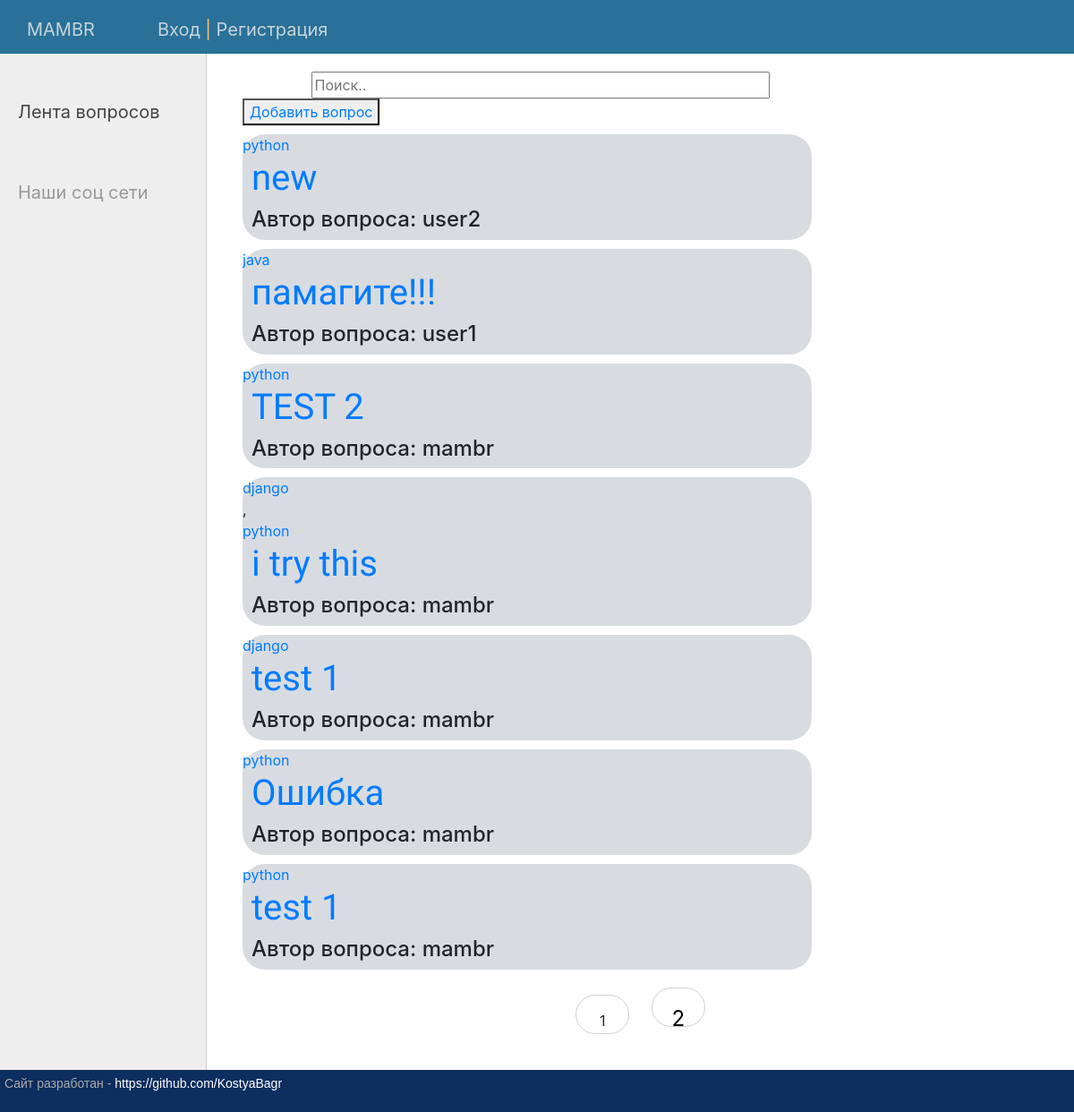
The page / on the database its author committed.
### blog/models.py (models this page shows, shortened)
class Questions(models.Model):
    author = models.ForeignKey(settings.AUTH_USER_MODEL,on_delete=models.CASCADE,verbose_name='Владелец статьи',default='')
    q_name = models.CharField(max_length=255, verbose_name='Вопрос')
    slug = models.SlugField(max_length=255, db_index=True, verbose_name='URL')  # unique= поле уникальное
    tags = TaggableManager()
    q_text = models.TextField(verbose_name='Контент',default='')
    is_published = models.BooleanField(default=True, verbose_name='Состояние публикации')
    time_create = models.DateTimeField(auto_now_add=True, verbose_name='Время создания')
    def get_absolute_url(self):
        return reverse('question', kwargs={'q_pk': self.pk})
    class Meta:
        verbose_name = 'Вопрос'
        verbose_name_plural = 'Вопросы'
        ordering = ('time_create',)

### user_profile/models.py (models this page shows, shortened)
class MyUserProfile(AbstractUser):
    email = models.EmailField(blank=True, null=True, default='', verbose_name='Почта пользователя')
    photo = models.ImageField(upload_to='users_photo/%Y/%m/%d', blank=True,null=True)
    bio = models.TextField(blank=True, null=True, default='', verbose_name='Описание профиля пользователя')
    def __str__(self):
        return self.username

### blog/views.py (the view)
# urls.py: path('', MainListVIew.as_view(), name='home'),
class MainListVIew(TagMixin, DataMixin, ListView):
    paginate_by = 7
    model = Questions  # выбирает все записи из таблицы и отображает их в виде списка
    template_name = 'blog/all_questions.html'
    context_object_name = 'posts'
    def get_context_data(self, *, object_list=None,
                         **kwargs):  # формирует динамический и статический контекст, который передается в шаблон
        context = super().get_context_data(**kwargs)  # получаем уже сформированый контекст ListView
        c_def = self.get_user_context(title='Главная страница - Mambr')
        return {**context, **c_def}  # объядиняем словарь
    def get_queryset(self, *, object_list=None, **kwargs):
        q = self.request.GET.get("search", '')
        object_list = Questions.objects.filter(Q(q_name__icontains=q))
        return object_list.filter(is_published=True).order_by('-time_create')

### blog/utils.py (called while the page is built)
    def get_user_context(self, **kwargs):  # метод создает контекст для шаблона
        context = kwargs  # формируем словарь из параметров переданных ф-ией get_user_context
        context['cat_selected'] = 0
        return context

### blog/views.py (called while the page is built)
    def get_context_data(self, **kwargs):
        context = super(TagMixin, self).get_context_data(**kwargs)
        context['tags'] = Tag.objects.all()
        return context

### blog/templates/blog/all_questions.html
{% extends 'blog/base.html' %}
{% block content %}
<td valign="top" class="content">
	<div class="topnav">
	 <form  action="{% url 'home' %}">
		 {% if posts %}
				<input class="srch" type="text" name="search" placeholder="Поиск..">
		 {% else %}
		 	<input class="srch2" type="text" name="search" placeholder="Поиск..">
		 		<h1>По вашему запросу ничего не найдено</h1>
		 {% endif %}
			</form>
    </div>
	<button><a class="add_question" href="{% url 'add_q' %}">Добавить вопрос</a></button>
{% for i in posts %}
<div class="main_cards">
{% for tag in i.tags.all %}
        <a href="{% url 'taggit' tag.slug %}">
            {{ tag.name }}
        </a>
        {% if not forloop.last %}, {% endif %}
    {% endfor %}
<h1><a  href="{{i.get_absolute_url}}" class="q_name">{{i.q_name}}</a></h1>
<h4 class="question_author">Автор вопроса: {{i.author}}</h4>
</div>
{% endfor %}
{%if page_obj.has_other_pages%}
<nav class="list-pages">
	<ul>
		{%for p in page_obj.paginator.page_range%}
		{% if page_obj.number == p %}
        <li class="page-num page-num-selected">{{ p }}</li>
		{% elif p >= page_obj.number|add:-2 and p <= page_obj.number|add:2  %}
        <li class="page-num">
            <a href="?page={{ p }}">{{ p }}</a>
        </li>
		{% endif %}
		{%endfor%}
	</ul>
</nav>
	{%endif%}
</td>
{% endblock %}

### blog/static/blog/css/styles.css (style rules this page uses)
html, body { font-family: 'Arial'; margin: 0; padding: 0; height: 100%; width: 100%; color: #444; }
a { color: #0059b2; text-decoration: none; }
.content { padding: 40px 20px 20px 40px; width: 100%; box-sizing: border-box; }
.topnav { margin-top:-20px; margin-right:500px; display: flex; justify-content: center; align-items: center }
.srch { width:200%; height:30px; }
.q_name { padding-left:10px; }
.main_cards { border-radius: 25px; background:#D8DCE1; margin-top:10px; width:70%; display: flex; justify-content: center; align-items: center float:left !important; flex-direction: column; }
.list-pages { text-align: center ; margin: 0 0 20px 0 ; }
.list-pages ul { margin: 20px 0 0 0; padding: 0; list-style: none; }
.list-pages ul li { display: inline-block; margin: 0 20px 0 0; }
.list-pages a { color: #000; font-size: 24px; text-decoration: none; }
.list-pages .page-num, .page-num-selected { display: inline-block; width: 60px; height: 44px; padding: 16px 0 0 0; border: 1px solid #d0d0d0; border-radius: 30px; }
.q_name { font-family: 'Oswald', sans-serif; }
.question_author { margin-left:10px; }

### rows shown on the page
Questions: q_name "new", author "user2"
Tag: name "python"
Questions: q_name "памагите!!!", author "user1"
Tag: name "java"
Questions: q_name "TEST 2", author "mambr"
Questions: q_name "i try this", author "mambr"
Tag: name "django"
Questions: q_name "test 1", author "mambr"
Questions: q_name "Ошибка", author "mambr"
Questions: q_name "test 1", author "mambr"

### other values the page prints
{{ p }} "1"
{{ p }} "2"
